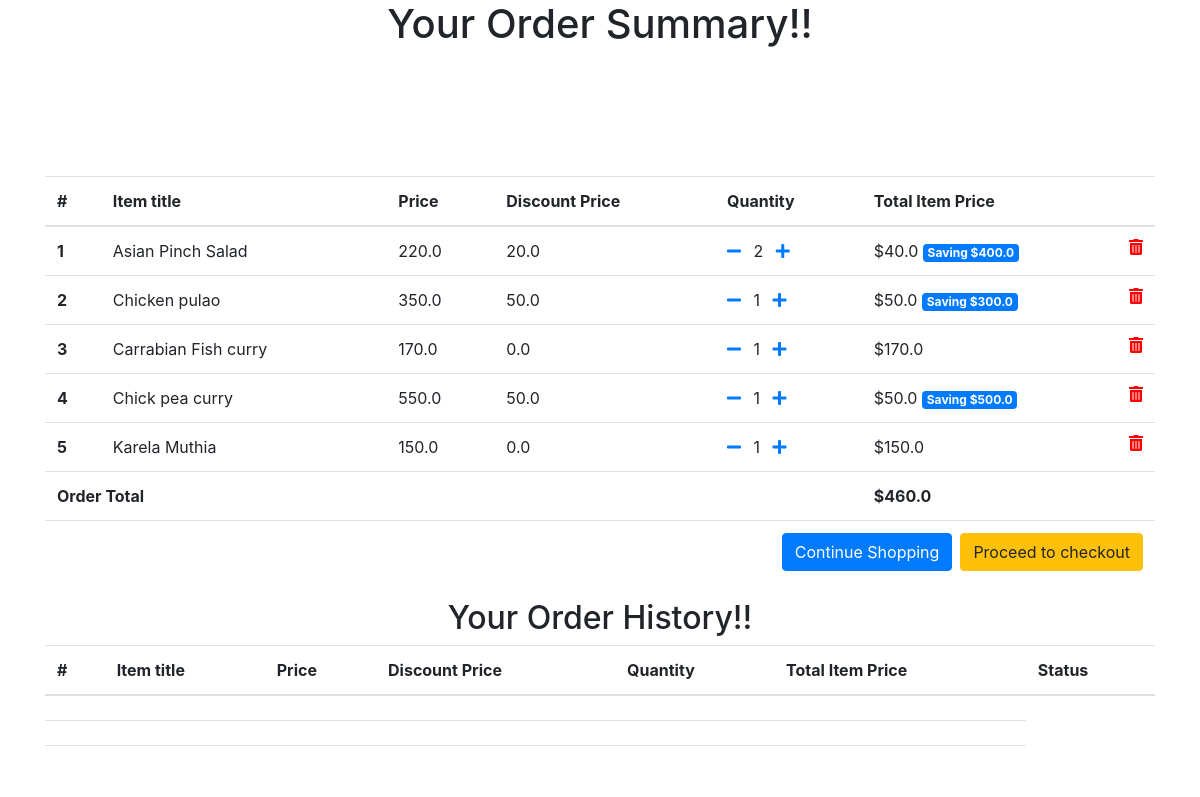
Page /order-summary/ (signed in) on the earlier database version.
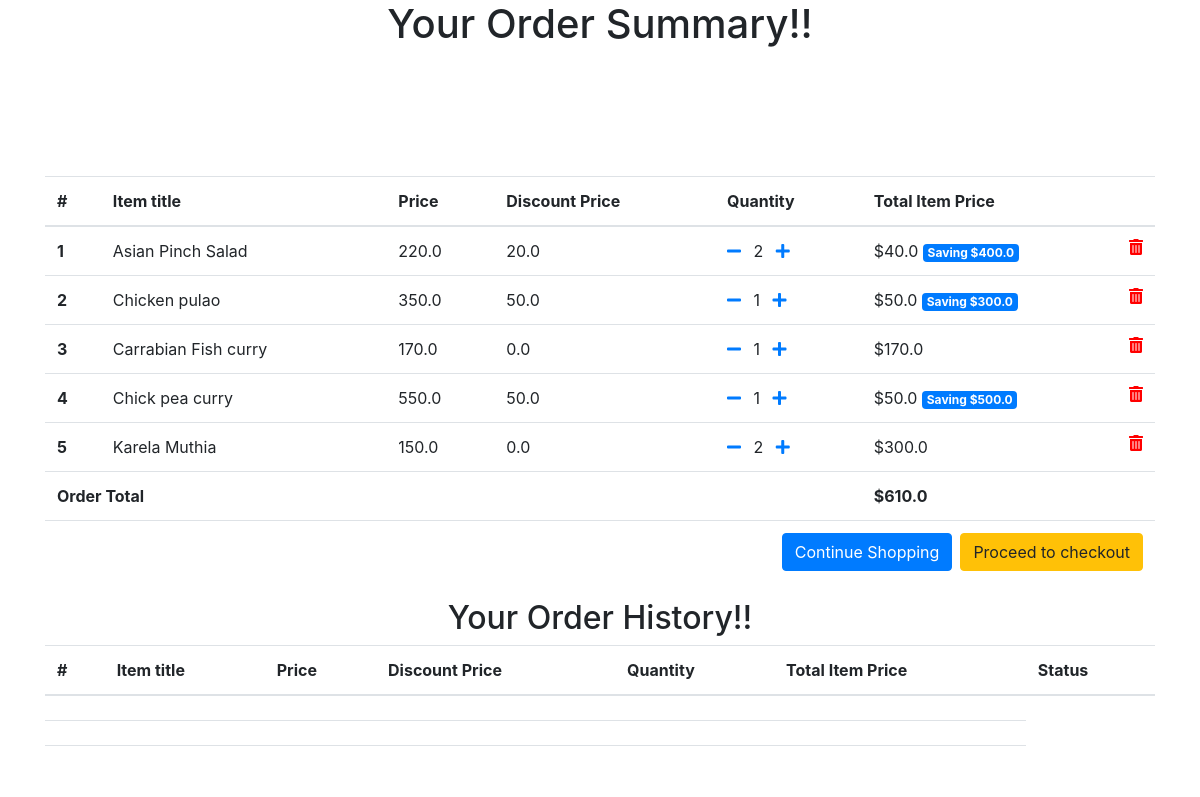
Same page on the later database version.
### core/models.py (models this page shows, shortened)
class OrderItem(models.Model):
    timestampStr = datetime.now().strftime("%d-%b-%Y (%H:%M:%S.%f)")
    user = models.ForeignKey(settings.AUTH_USER_MODEL,
                             on_delete=models.CASCADE)
    ordered = models.BooleanField(default=False)
    item = models.ForeignKey(Item, on_delete=models.CASCADE)
    quantity = models.IntegerField(default=1)
    status = models.CharField(choices=STATUS_CHOICES, max_length =1, default = 'O')
    chef_key = models.CharField(max_length=100 , default = timestampStr)
    def get_total_item_price(self):
        return self.quantity * self.item.price
    def get_total_discount_item_price(self):
        return self.quantity * self.item.discount_price
    def get_amount_saved(self):
        return self.get_total_item_price() - self.get_total_discount_item_price()
    def get_final_price(self):
    	if self.item.discount_price:
    		return self.get_total_discount_item_price()
    	return self.get_total_item_price()

class Item(models.Model):
    chef = models.ForeignKey(settings.AUTH_USER_MODEL,on_delete=models.CASCADE, null=True)
    title = models.CharField(max_length=100)
    is_veg = models.BooleanField(default=True)
    available = models.BooleanField(default=True)
    price = models.FloatField()
    discount_price = models.FloatField(blank=True, null=True)
    calories = models.FloatField(default=0)
    slug = models.SlugField(unique=True)
    description = models.TextField()
    image = models.ImageField(upload_to='item_pics')

class Order(models.Model):
    user = models.ForeignKey(settings.AUTH_USER_MODEL,on_delete=models.CASCADE)
    items = models.ManyToManyField(OrderItem)
    start_date = models.DateTimeField(auto_now_add=True)
    ordered_date = models.DateTimeField(auto_now = True)
    ordered = models.BooleanField(default=False)
    def get_total(self):
        total = 0
        for order_item in self.items.filter(ordered=False).all():
            total += order_item.get_final_price()
        return total

### core/views.py (the view)
# urls.py: path('order-summary/', OrderSummaryView.as_view(), name='order-summary'),
class OrderSummaryView(LoginRequiredMixin, View):
	def get(self, *args, **kwargs):
		try:
			order = Order.objects.get(user=self.request.user, ordered=False)
			order1 = Order.objects.get(user=self.request.user, ordered=False).items.filter(user=self.request.user,ordered=False).all()
			order2 = Order.objects.get(user=self.request.user, ordered=False).items.filter(user=self.request.user,ordered=True).all()
			context = {
				'object' : order,
				'object1' : order1,
				'object2' : order2
			}
			return render(self.request, 'core/order_summary.html', context)
		except ObjectDoesNotExist:
			messages.info(self.request, "You do not have an active order")
			return redirect("core:menu")

### core/templates/core/order_summary.html (shortened to what this page needs)
{% load static %}
<!DOCTYPE html>
<html lang="en">
<head>
  <link rel="stylesheet" href="https://stackpath.bootstrapcdn.com/bootstrap/4.3.1/css/bootstrap.min.css">
  <link rel="stylesheet" href="https://use.fontawesome.com/releases/v5.6.3/css/all.css">
</head>
<body>
  <h1 align="center">Your Order Summary!!</h1>
  <br> <br> <br> <br> <br>
  <div class="container">
    <div class="table-responsive text-nowrap">
  <table class="table">
    <thead>
      <tr>
        <th scope="col">#</th>
        <th scope="col">Item title</th>
        <th scope="col">Price</th>
        <th scope="col">Discount Price</th>
        <th scope="col">Quantity</th>
        <th scope="col">Total Item Price</th>
      </tr>
    </thead>
    <tbody>
    {% for order_item in object1 %}
      <tr>
        <th scope="row">{{ forloop.counter }}</th>
        <td> {{order_item.item.title}} </td>
        <td>{{order_item.item.price}}</td>
        <td>{{order_item.item.discount_price}}</td>
        <td>
                <a href="{% url 'core:remove-single-item-from-cart' order_item.item.slug %}"><i class="fas fa-minus mr-2"></i></a>
                {{ order_item.quantity }}
                <a href="{% url 'core:add-to-cart' order_item.item.slug %}"><i class="fas fa-plus ml-2"></i></a>
        </td>
        <td>
          {% if order_item.item.discount_price %}
                ${{order_item.get_total_discount_item_price}}
                <span class="badge badge-primary">Saving ${{order_item.get_amount_saved}}</span>
          {% else %}
                ${{order_item.get_total_item_price}}
          {% endif %}
          <a style="color: red;" href="{% url 'core:remove-from-cart' order_item.item.slug %}">
            <i class="fas fa-trash-alt float-right"></i>
          </a>
        </td>
      </tr>
    {% endfor %}
    {% if object.get_total %}
    <tr>
      <td colspan="5"><b>Order Total</b></td>
      <td><b>${{ object.get_total }} </b></td>
    </tr>
    <tr>
      <td colspan="6">
        <a class="btn btn-warning float-right ml-2" href="{% url 'payments:pay' %}">Proceed to checkout</a>
        <a class="btn btn-primary float-right" href="{% url 'core:menu' %}">Continue Shopping</a>
      </td>
    </tr>
    {% endif %}
    </tbody>
  </table>
  <h2 align="center">Your Order History!!</h2>
  <table class="table">
    <thead>
      <tr>
        <th scope="col">#</th>
        <th scope="col">Item title</th>
        <th scope="col">Price</th>
        <th scope="col">Discount Price</th>
        <th scope="col">Quantity</th>
        <th scope="col">Total Item Price</th>
        <th scope="col">Status</th>
      </tr>
    </thead>
    <tbody>
    {% for order_item in object2 %}
      <tr>
        <th scope="row">{{ forloop.counter }}</th>
        <td> {{order_item.item.title}} </td>
        <td>{{order_item.item.price}}</td>
        <td>{{order_item.item.discount_price}}</td>
        <td>
                {{ order_item.quantity }}
        </td>
        <td>
          {% if order_item.item.discount_price %}
                ${{order_item.get_total_discount_item_price}}
                <span class="badge badge-primary">Saving ${{order_item.get_amount_saved}}</span>
          {% else %}
                ${{order_item.get_total_item_price}}
          {% endif %}
        </td>
        <td>{{order_item.status}}</td>
      </tr>
      {% empty %}
      <tr>
        <td colspan="6"></td>
      </tr>
      <tr>
        <td colspan="6">
        </td>
      </tr>
    {% endfor %}
    {% if object.get_total %}
    <tr>
      <td colspan="6">
      </td>
    </tr>
    {% endif %}
    </tbody>
  </table>
</div>
  </div>
</body>
</html>

Differences in the rows shown:
changed OrderItem "Karela Muthia": quantity "1" → "2"; get_total_item_price "150.0" → "300.0"
changed through a linked row, Order: get_total "460.0" → "610.0"
